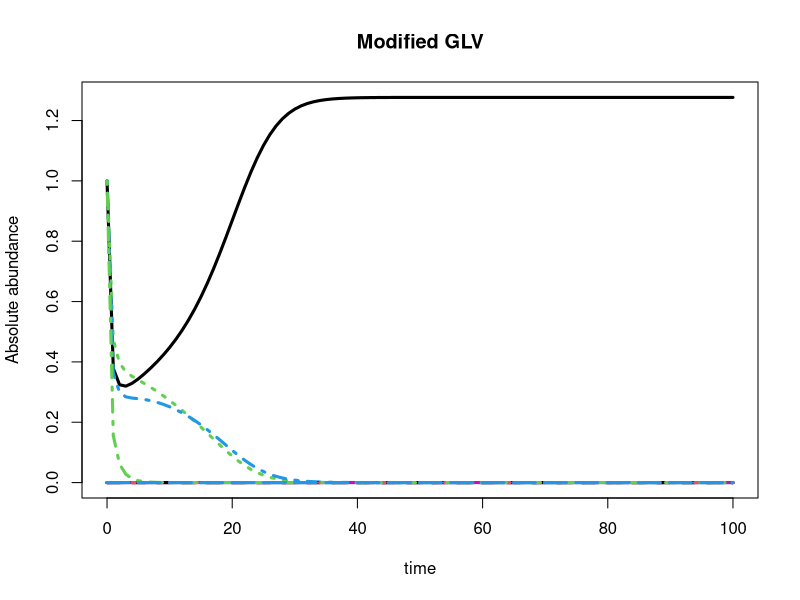
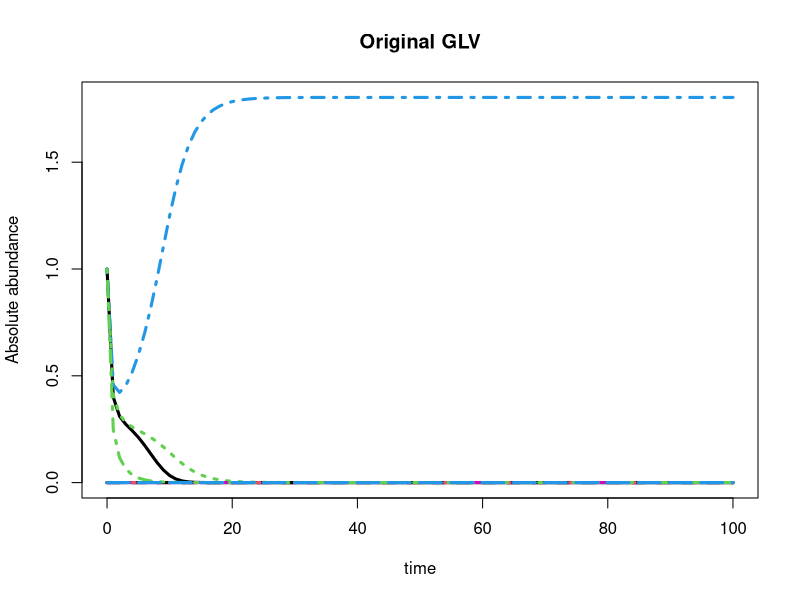

R code for these plots, in order: (Note: this script raises an error after producing the figures.)
library(deSolve)

#Define GLV with varying coefficient

# DD:
# right now it's density mediated.
# what happens if we make it trait mediated instead?
# We'll want to generalize this somehow do deal with arbirtary numbers of species
glv <- function(t, x, params){
  with(as.list(params, c(x)),{
    dx <- alpha*x + x*(c0%*%x)+x*t(t(x)%*%(cbind(l[[1]]%*%x,l[[2]]%*%x,l[[3]]%*%x,
                                             l[[4]]%*%x,l[[5]]%*%x,l[[6]]%*%x,
                                             l[[7]]%*%x,l[[8]]%*%x,l[[9]]%*%x,l[[10]]%*%x)))
    list(dx)
  })
}
#glv1 as original GLV
#c0 is beta
glv1 <- function(t, x, params){
  with(as.list(params, c(x)),{
    dx <- alpha*x + x*(c0%*%x)
    list(dx)
  })
}


#Define integration method
n.integrate <- function(time, init.x, model, params){
  as.data.frame(lsoda(init.x, time, model, params))
}


#Define community size
N <- 10

#Define species intrinsic growth rate
alpha <- runif(N)

#Define the constant in species-species interation coefficient
c0 <- matrix(runif(N*N, min = -1, max = 0),nrow = N)
#Set species self interation to -0.5
for (i in 1:N) {
  for (j in 1:N) {
    if (i == j) {
      c0[i,j] <-  -0.5
    }
  }
}

#Define coefficient of linear term in species-species interation coefficient
ck <- runif(N*N, min = -1, max = 0.2)
ck <- matrix(ck, nrow = N)
#Modify ck where k == j
for (i in 1:N) {
  for (j in 1:N) {
    if (i==j) {
      ck[i,j] <- 0
    }
  }
}
#Modify ck where k == i
temp <- ck
temp[,1] <- 0
l <- list()
l[[1]] <- temp
for (i in 1:N) {
  # DD - Give every species a different effect as a third party
  ck <- runif(N*N, min = -1, max = 0.2) 
  ck <- matrix(ck, nrow = N)
  # 
  diag(ck) = 0
  temp1 <- ck
  # DD - Turns out we have to zero out both the row and the column in order to have i,j not affect themselves
  temp1[,i] <- 0
  temp1[i,] <- 0

  # DD - Control the prevalence of third party effects by randomly deciding which relationships they actually affect
  for(j in 1:length(temp1)){
    oblate <- runif(1)
    if(oblate > .1){
      temp1[j] = 0
    }
  }
  # 
  
  l[[i]] <- temp1
}

#Define initial abundance between 0.1 and 1, to 1 decimal place
init.x <- floor(runif(N, min = 1, max = 10))/10
init.x <- sample(c(1,0),10,replace=TRUE)
#Solve the ode
dat <- n.integrate(0:100, init.x, glv, list(alpha=alpha, c0=c0, l=l))
dat1 <- n.integrate(0:100, init.x, glv1, list(alpha=alpha, c0=c0))
#Plot

matplot(x=dat$time, y=dat[,-1], typ='l', xlab='time', ylab='Absolute abundance', main='Modified GLV',lwd=3)
matplot(x=dat1$time, y=dat1[,-1], typ='l', xlab='time', ylab='Absolute abundance', main='Original GLV',lwd=3)


par(mfrow=c(2,1))
for(i in 1:nrow(m)){
  init.x <- as.numeric(m[i,])
  dat <- n.integrate(0:100, init.x, glv, list(alpha=alpha, c0=c0, l=l))
  dat1 <- n.integrate(0:100, init.x, glv1, list(alpha=alpha, c0=c0))
  
  # matplot(x=dat$time, y=dat[,-1], typ='l', xlab='time', ylab='Absolute abundance', main='Modified GLV',lwd=3)
  # matplot(x=dat1$time, y=dat1[,-1], typ='l', xlab='time', ylab='Absolute abundance', main='Original GLV',lwd=3)
  
  plot(as.numeric(dat[nrow(dat),-1]),as.numeric(dat1[nrow(dat),-1]))
}

###############################################################################
#Generate 2^N communities where species in each community (max possible N) are present or absent
###############################################################################

#Generate boolean mask of 2^N x N matrix
repeatBinaryNTimes <- rep(list(c(0,1)),N)
mask <- expand.grid(repeatBinaryNTimes)

#Loop through 2^N to apply each row in mask to initial abundance, solve ode, and retrieve final abundance
SSMatrix <- as.data.frame(matrix(nrow = 2^N, ncol = N))
colnm <- c(1:10)
colnames(SSMatrix) <- colnm
for (i in 1:2^N) {
  init <- init.x*mask[i,]
  init <- as.numeric(init)
  dat <- n.integrate(0:10, init, glv, list(alpha=alpha, c0=c0, l=l))
  SSMatrix[i,] <- dat[nrow(dat),2:(N+1)]
}


###############################################################################
#Machine learning
###############################################################################
# library(randomForest)
# for(i in 1:10){
#   dead <- which(mask[,i] == 0)
#   final <- SSMatrix[-dead,i]
#   mod <- randomForest(final ~., mask[-dead,])
#   plot(mod$y,mod$predicted,main=i)
# }
